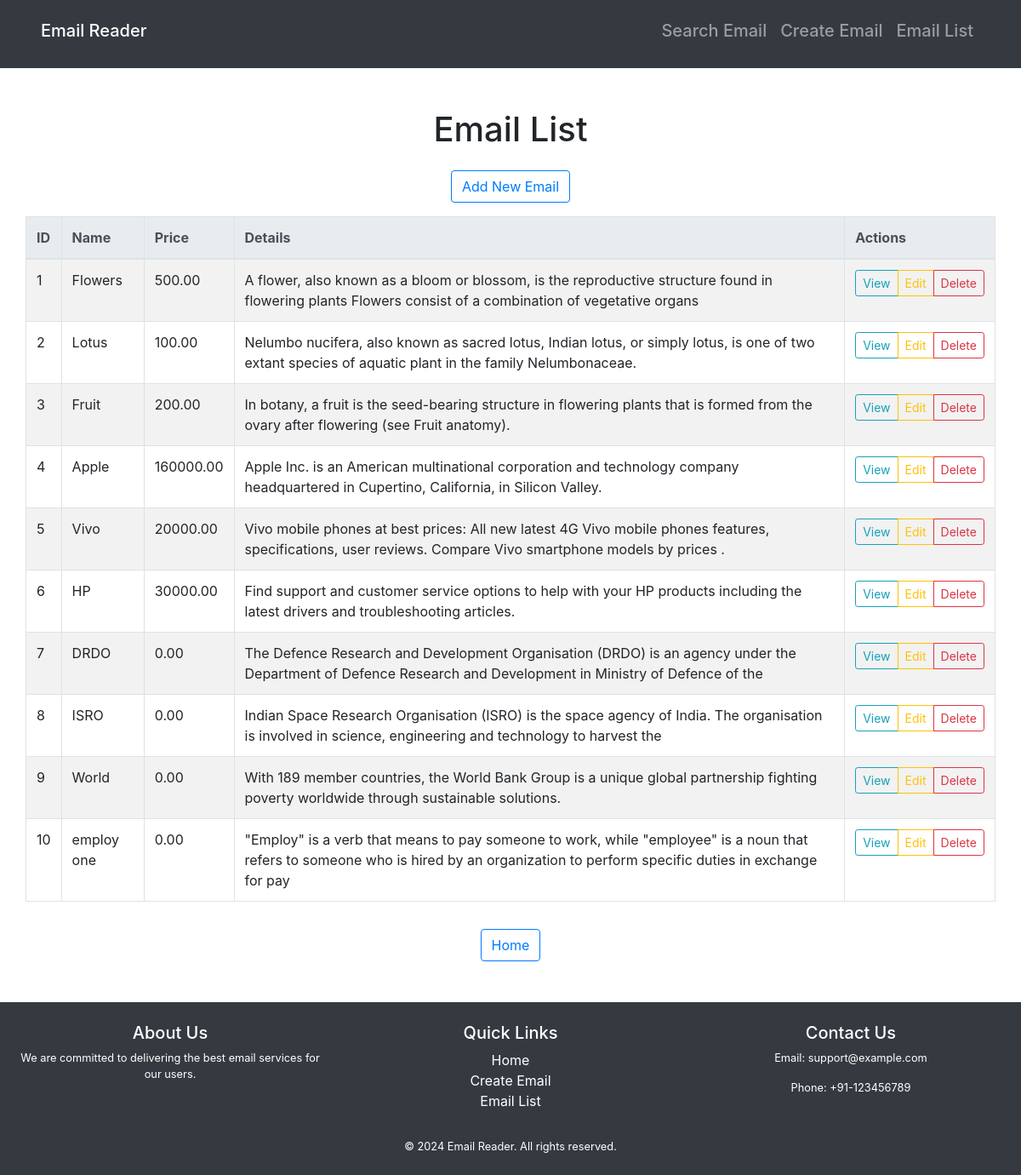
Page /emails/ on the earlier database version.
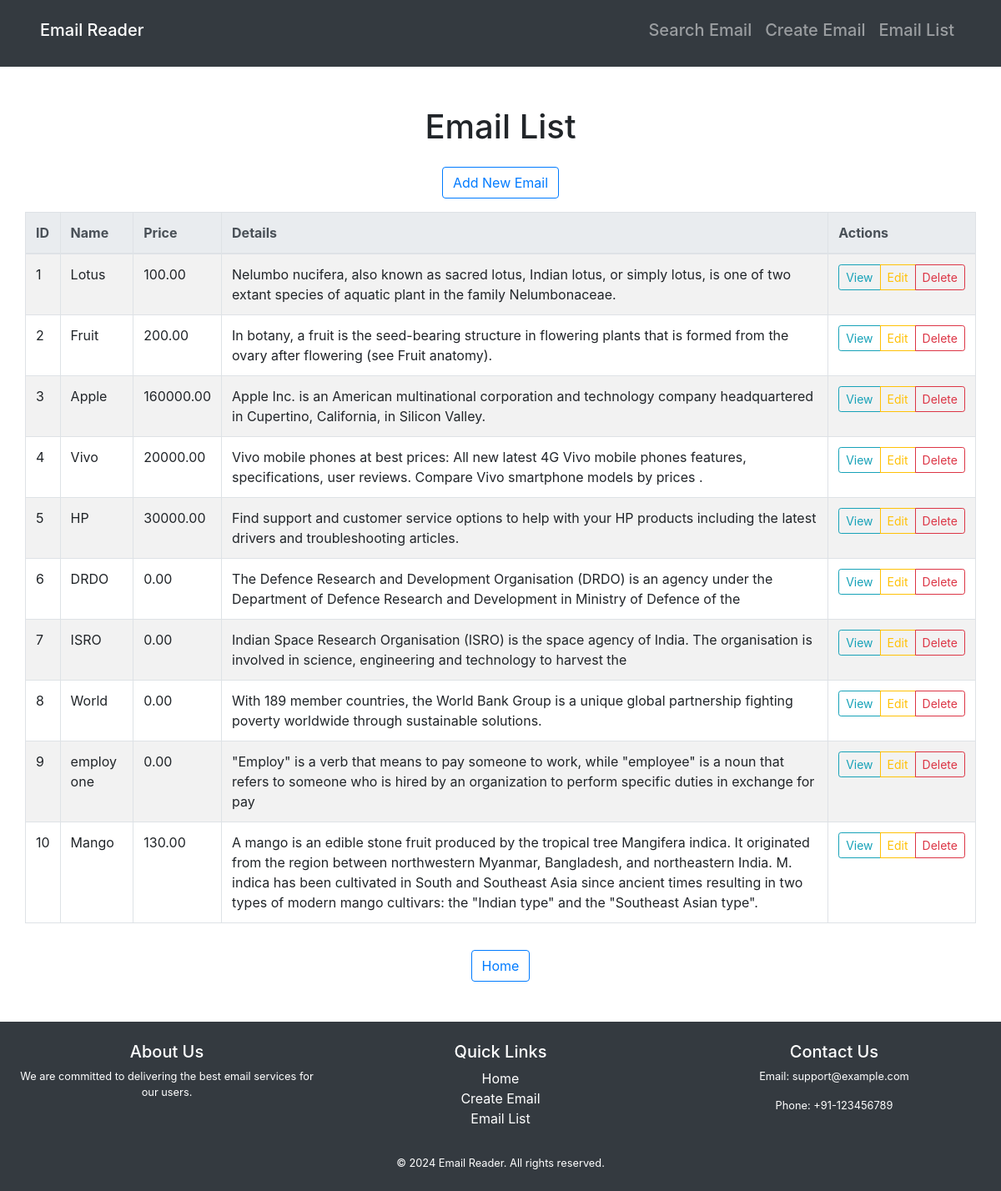
Same page on the later database version.
### email_reader/models.py (models this page shows, shortened)
class EmailData(models.Model):
    email_id = models.EmailField(unique=True)
    name = models.CharField(max_length=255)
    price = models.DecimalField(max_digits=10, decimal_places=2)
    detail = models.TextField()

### email_reader/views.py (the view)
# urls.py: path('emails/', views.email_list, name='email_list'),
def email_list(request):
    emails = EmailData.objects.all()
    return render(request, 'email_reader/email_list.html', {'emails': emails})

### email_reader/templates/email_reader/email_list.html (shortened to what this page needs)
{% extends 'email_reader/base.html' %}
{% block content %}
<div class="container-fluid">
    <h1 class="my-4 text-center">Email List</h1>
    <div class="d-flex justify-content-center mb-3">
        <a href="{% url 'email_create' %}" class="btn btn-outline-primary">Add New Email</a>
    </div>
    <div class="table-responsive">
        <table class="table table-bordered table-striped">
            <thead class="thead-light">
                <tr>
                    <th scope="col">ID</th>
                    <th scope="col">Name</th>
                    <th scope="col">Price</th>
                    <th scope="col">Details</th>
                    <th scope="col">Actions</th>
                </tr>
            </thead>
            <tbody>
                {% for email in emails %}
                <tr>
                    <td>{{ forloop.counter }}</td>
                    <td>{{ email.name }}</td>
                    <td>{{ email.price }}</td>
                    <td>{{ email.detail }}</td>
                    <td>
                        <div class="btn-group" role="group" aria-label="Actions">
                            <a href="{% url 'email_detail' email.pk %}" class="btn btn-outline-info btn-sm">View</a>
                            <a href="{% url 'email_update' email.pk %}" class="btn btn-outline-warning btn-sm">Edit</a>
                            <a href="{% url 'email_delete' email.pk %}" class="btn btn-outline-danger btn-sm">Delete</a>
                        </div>
                    </td>
                </tr>
                {% endfor %}
            </tbody>
        </table>
    </div>
    <div class="d-flex justify-content-center mt-3">
        <a href="{% url 'home' %}" class="btn btn-outline-primary">Home</a>
    </div>
</div>
{% endblock %}

### email_reader/templates/email_reader/base.html (shortened to what this page needs)
<!DOCTYPE html>
<html lang="en">
<head>
    <link href="https://stackpath.bootstrapcdn.com/bootstrap/4.5.2/css/bootstrap.min.css" rel="stylesheet">
</head>
<body>
    <nav class="navbar navbar-expand-lg navbar-dark bg-dark py-3 px-5">
        <a class="navbar-brand h1" href="{% url 'home' %}">Email Reader</a>
        <div class="collapse navbar-collapse" id="navbarNav">
            <ul class="navbar-nav ml-auto">
                <li class="nav-item">
                    <a class="nav-link h5" href="{% url 'search_email' %}">Search Email</a>
                </li>
                <li class="nav-item">
                    <a class="nav-link h5" href="{% url 'email_create' %}">Create Email</a>
                </li>
                <li class="nav-item">
                    <a class="nav-link h5" href="{% url 'email_list' %}">Email List</a>
                </li>
            </ul>
        </div>
    </nav>
    <div class="container-fluid mt-5">
        {% block content %}{% endblock %}
    </div>
    <footer class="bg-dark text-white text-center py-4 mt-5">
        <div class="container-fluid">
            <div class="row">
                <div class="col-md-4">
                    <h5>About Us</h5>
                    <p class="small">We are committed to delivering the best email services for our users.</p>
                </div>
                <div class="col-md-4">
                    <h5>Quick Links</h5>
                    <ul class="list-unstyled">
                        <li><a href="{% url 'home' %}" class="text-white">Home</a></li>
                        <li><a href="{% url 'email_create' %}" class="text-white">Create Email</a></li>
                        <li><a href="{% url 'email_list' %}" class="text-white">Email List</a></li>
                    </ul>
                </div>
                <div class="col-md-4">
                    <h5>Contact Us</h5>
                    <p class="small">Email: support@example.com</p>
                    <p class="small">Phone: +91-123456789</p>
                </div>
            </div>
            <div class="row mt-3">
                <div class="col-12">
                    <p class="small mb-0">© 2024 Email Reader. All rights reserved.</p>
                </div>
            </div>
        </div>
    </footer>
</body>
</html>

Differences in the rows shown:
removed EmailData: name "Flowers", price "500.00", detail "A flower, also known as a bloom or blossom, is the reproductive structure found in flowering plants Flowers consist of a combination of vegetative organs"
added EmailData: name "Mango", price "130.00", detail "A mango is an edible stone fruit produced by the tropical tree Mangifera indica. It originated from the region between northwestern Myanmar, Bangladesh, and northeastern India. M. indica has been cultivated in South and Southeast Asia since ancient times resulting in two types of modern mango cultivars: the \"Indian type\" and the \"Southeast Asian type\"."
